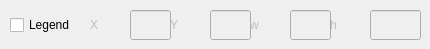
         <widget class="QWidget" name="page_12">
          <widget class="QLineEdit" name="plot1DLegendX_LE">
           <property name="enabled">
            <bool>false</bool>
           </property>
           <property name="geometry">
            <rect>
             <x>130</x>
             <y>10</y>
             <width>41</width>
             <height>30</height>
            </rect>
           </property>
          </widget>
          <widget class="QCheckBox" name="plot1DLegend_CB">
           <property name="geometry">
            <rect>
             <x>10</x>
             <y>10</y>
             <width>81</width>
             <height>30</height>
            </rect>
           </property>
           <property name="text">
            <string>Legend</string>
           </property>
          </widget>
          <widget class="QLineEdit" name="plot1DLegendY_LE">
           <property name="enabled">
            <bool>false</bool>
           </property>
           <property name="geometry">
            <rect>
             <x>210</x>
             <y>10</y>
             <width>41</width>
             <height>30</height>
            </rect>
           </property>
          </widget>
          <widget class="QLineEdit" name="plot1DLegendH_LE">
           <property name="enabled">
            <bool>false</bool>
           </property>
           <property name="geometry">
            <rect>
             <x>370</x>
             <y>10</y>
             <width>51</width>
             <height>30</height>
            </rect>
           </property>
          </widget>
          <widget class="QLabel" name="plot1DLegendY_LB">
           <property name="enabled">
            <bool>false</bool>
           </property>
           <property name="geometry">
            <rect>
             <x>170</x>
             <y>10</y>
             <width>41</width>
             <height>30</height>
            </rect>
           </property>
           <property name="text">
            <string>Y</string>
           </property>
          </widget>
          <widget class="QLabel" name="plot1DLegendH_LB">
           <property name="enabled">
            <bool>false</bool>
           </property>
           <property name="geometry">
            <rect>
             <x>330</x>
             <y>10</y>
             <width>41</width>
             <height>30</height>
            </rect>
           </property>
           <property name="text">
            <string>h</string>
           </property>
          </widget>
          <widget class="QLineEdit" name="plot1DLegendW_LE">
           <property name="enabled">
            <bool>false</bool>
           </property>
           <property name="geometry">
            <rect>
             <x>290</x>
             <y>10</y>
             <width>41</width>
             <height>30</height>
            </rect>
           </property>
          </widget>
          <widget class="QLabel" name="plot1DLegendW_LB">
           <property name="enabled">
            <bool>false</bool>
           </property>
           <property name="geometry">
            <rect>
             <x>250</x>
             <y>10</y>
             <width>41</width>
             <height>30</height>
            </rect>
           </property>
           <property name="text">
            <string>w</string>
           </property>
          </widget>
          <widget class="QLabel" name="plot1DLegendX_LB">
           <property name="enabled">
            <bool>false</bool>
           </property>
           <property name="geometry">
            <rect>
             <x>90</x>
             <y>10</y>
             <width>41</width>
             <height>30</height>
            </rect>
           </property>
           <property name="text">
            <string>X</string>
           </property>
          </widget>
         </widget>
